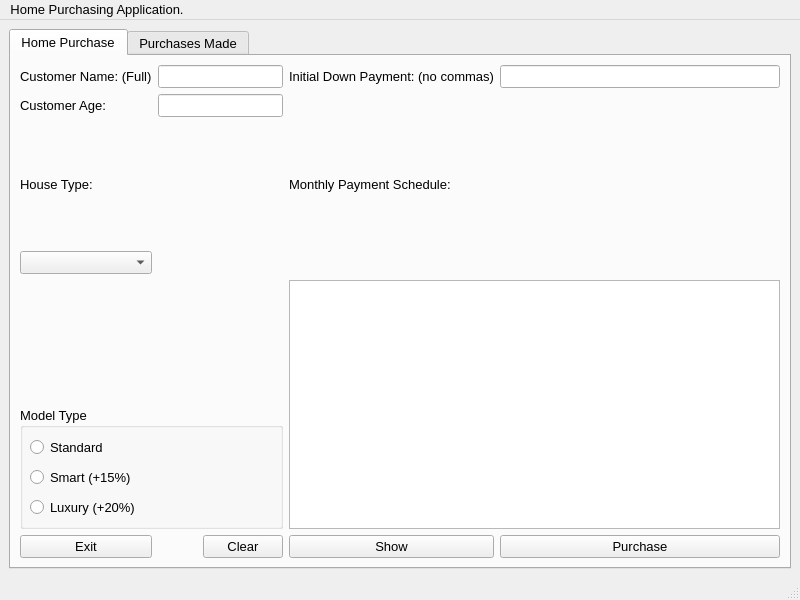
<?xml version="1.0" encoding="UTF-8"?>
<ui version="4.0">
 <class>MainWindow</class>
 <widget class="QMainWindow" name="MainWindow">
  <property name="geometry">
   <rect>
    <x>0</x>
    <y>0</y>
    <width>800</width>
    <height>600</height>
   </rect>
  </property>
  <property name="font">
   <font>
    <family>Arial</family>
    <pointsize>10</pointsize>
   </font>
  </property>
  <property name="windowTitle">
   <string>MainWindow</string>
  </property>
  <widget class="QWidget" name="centralwidget">
   <layout class="QVBoxLayout" name="verticalLayout">
    <item>
     <widget class="QTabWidget" name="tabWidget">
      <property name="currentIndex">
       <number>0</number>
      </property>
      <widget class="QWidget" name="HomePurchase">
       <attribute name="title">
        <string>Home Purchase</string>
       </attribute>
       <layout class="QGridLayout" name="gridLayout">
        <item row="5" column="0">
         <widget class="QComboBox" name="combo_house_type"/>
        </item>
        <item row="3" column="0">
         <widget class="QLabel" name="label_2">
          <property name="text">
           <string>Customer Age:</string>
          </property>
         </widget>
        </item>
        <item row="1" column="5">
         <widget class="QLineEdit" name="line_down_payment"/>
        </item>
        <item row="1" column="1" colspan="3">
         <widget class="QLineEdit" name="line_name"/>
        </item>
        <item row="4" column="0" colspan="2">
         <widget class="QLabel" name="label_3">
          <property name="text">
           <string>House Type:</string>
          </property>
         </widget>
        </item>
        <item row="3" column="1" colspan="3">
         <widget class="QLineEdit" name="line_age"/>
        </item>
        <item row="4" column="4" colspan="2">
         <widget class="QLabel" name="label_5">
          <property name="text">
           <string>Monthly Payment Schedule: </string>
          </property>
         </widget>
        </item>
        <item row="6" column="4" rowspan="2" colspan="2">
         <widget class="QListWidget" name="list_payments"/>
        </item>
        <item row="8" column="0">
         <widget class="QPushButton" name="btn_exit">
          <property name="text">
           <string>Exit</string>
          </property>
         </widget>
        </item>
        <item row="8" column="3">
         <widget class="QPushButton" name="btn_clear">
          <property name="text">
           <string>Clear</string>
          </property>
         </widget>
        </item>
        <item row="8" column="4">
         <widget class="QPushButton" name="btn_show_payments">
          <property name="text">
           <string>Show</string>
          </property>
         </widget>
        </item>
        <item row="8" column="5">
         <widget class="QPushButton" name="btn_purchase">
          <property name="text">
           <string>Purchase</string>
          </property>
         </widget>
        </item>
        <item row="7" column="0" colspan="4">
         <widget class="QGroupBox" name="group_model">
          <property name="title">
           <string>Model Type</string>
          </property>
          <widget class="QRadioButton" name="radio_standard">
           <property name="geometry">
            <rect>
             <x>10</x>
             <y>30</y>
             <width>111</width>
             <height>20</height>
            </rect>
           </property>
           <property name="text">
            <string>Standard</string>
           </property>
          </widget>
          <widget class="QRadioButton" name="radio_smart">
           <property name="geometry">
            <rect>
             <x>10</x>
             <y>60</y>
             <width>141</width>
             <height>20</height>
            </rect>
           </property>
           <property name="text">
            <string>Smart (+15%)</string>
           </property>
          </widget>
          <widget class="QRadioButton" name="radio_luxury">
           <property name="geometry">
            <rect>
             <x>10</x>
             <y>90</y>
             <width>141</width>
             <height>20</height>
            </rect>
           </property>
           <property name="text">
            <string>Luxury (+20%)</string>
           </property>
          </widget>
         </widget>
        </item>
        <item row="1" column="0">
         <widget class="QLabel" name="label">
          <property name="text">
           <string>Customer Name: (Full)</string>
          </property>
         </widget>
        </item>
        <item row="1" column="4">
         <widget class="QLabel" name="label_4">
          <property name="text">
           <string>Initial Down Payment: (no commas)</string>
          </property>
         </widget>
        </item>
       </layout>
      </widget>
      <widget class="QWidget" name="PurchasesMade">
       <attribute name="title">
        <string>Purchases Made</string>
       </attribute>
       <widget class="QListWidget" name="list_purchases">
        <property name="geometry">
         <rect>
          <x>5</x>
          <y>11</y>
          <width>761</width>
          <height>491</height>
         </rect>
        </property>
        <property name="font">
         <font>
          <family>Arial</family>
          <pointsize>10</pointsize>
         </font>
        </property>
       </widget>
      </widget>
     </widget>
    </item>
   </layout>
  </widget>
  <widget class="QMenuBar" name="menubar">
   <property name="geometry">
    <rect>
     <x>0</x>
     <y>0</y>
     <width>800</width>
     <height>25</height>
    </rect>
   </property>
   <widget class="QMenu" name="menuHome_Purchasing_Application">
    <property name="title">
     <string>Home Purchasing Application.</string>
    </property>
   </widget>
   <addaction name="menuHome_Purchasing_Application"/>
  </widget>
  <widget class="QStatusBar" name="statusbar"/>
 </widget>
 <resources/>
 <connections/>
</ui>
